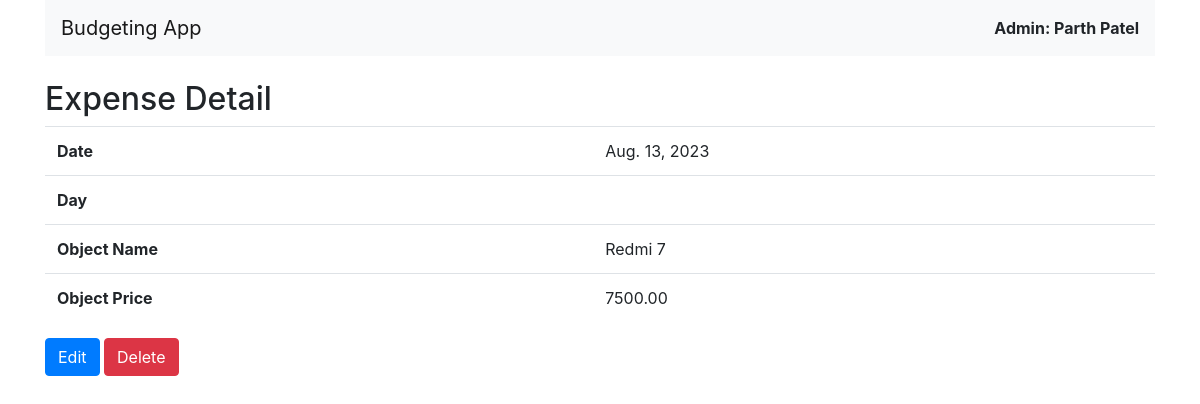
Page /expenses/2/ on the committed database.
### expenses/models.py (models this page shows, shortened)
class Expense(models.Model):
    date = models.DateField(auto_now_add=True)
    day = models.CharField(max_length=10)
    object_name = models.CharField(max_length=100)
    object_price = models.DecimalField(max_digits=10, decimal_places=2)

### expenses/views.py (the view)
# urls.py: path('<int:pk>/', views.expense_detail, name='expense_detail'),
def expense_detail(request, pk):
    expense = get_object_or_404(Expense, pk=pk)
    return render(request, 'expenses/expense_detail.html', {'expense': expense})

### expenses/templates/expenses/expense_detail.html
{% extends 'base.html' %}
{% block content %}
  <h2>Expense Detail</h2>
  <table class="table">
    <tr>
      <th>Date</th>
      <td>{{ expense.date }}</td>
    </tr>
    <tr>
      <th>Day</th>
      <td>{{ expense.day }}</td>
    </tr>
    <tr>
      <th>Object Name</th>
      <td>{{ expense.object_name }}</td>
    </tr>
    <tr>
      <th>Object Price</th>
      <td>{{ expense.object_price }}</td>
    </tr>
  </table>
  <a href="{% url 'expense_update' expense.pk %}" class="btn btn-primary">Edit</a>
  <a href="{% url 'expense_delete' expense.pk %}" class="btn btn-danger">Delete</a>
{% endblock %}

### rows in the picture
Expense: date "Aug. 13, 2023", object_name "Redmi 7", object_price "7500.00"
